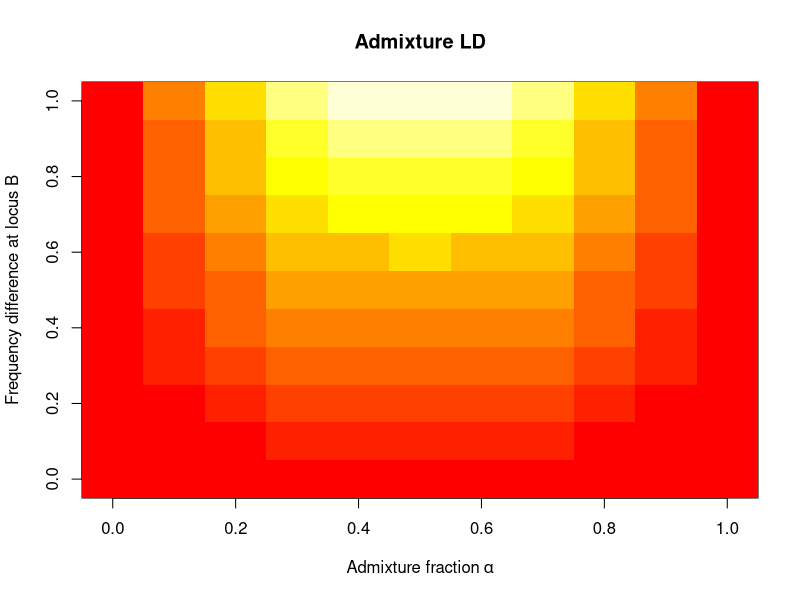
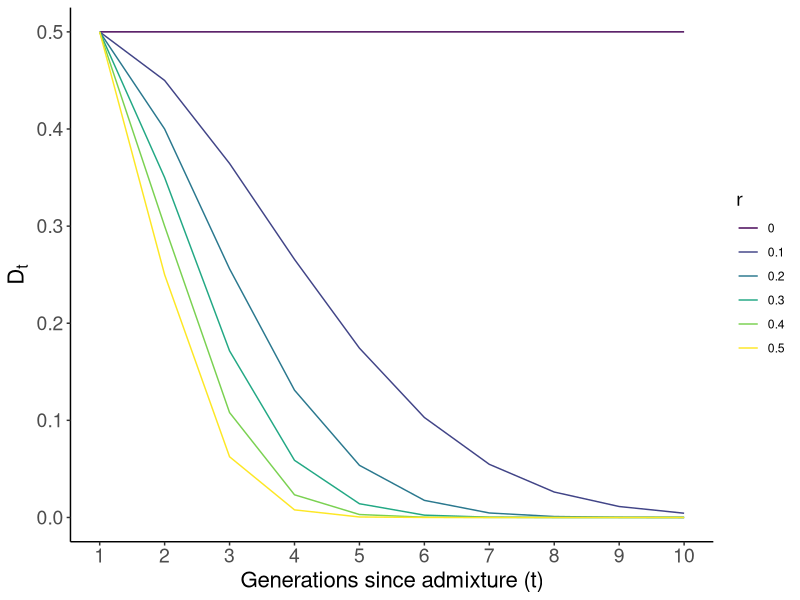

These charts were generated, in order, by the following R code:
## ---- chunk 1

#create matrix to store D
dmat = matrix(NA, nrow = 11, ncol = 11)
alpha = seq(0, 1, 0.1) # range of values of admixture fraction
fdiff = seq(0, 1, 0.1) # range of values of frequency difference at locus A. assume difference at locus B is 1.

for(i in 1:11){
  for(j in 1:11){
    dmat[i,j] = alpha[i]*(1 - alpha[i]) * 1 * fdiff[j]
  }
}

image(dmat, main = "Admixture LD", col = heat.colors(12), 
      xlab = bquote("Admixture fraction"~alpha), ylab = "Frequency difference at locus B")


## ---- chunk 2

suppressPackageStartupMessages(library(ggplot2))

#range of values of r (recombination fraction)
r = seq(0, 0.5, 0.1)
dtmat = matrix(NA, nrow = 6, ncol = 10) # matrix to store values of dt

for(i in 1:6){
  dt = 0.5
  for(j in 1:10){
    dtmat[i,j] = dt
    dt = dt*(1 -r[i])^j
  }
}

dtmat = reshape2::melt(dtmat)

colnames(dtmat) = c("r","g","Dt")
dtmat$r = (dtmat$r - 1)/10

ggplot(dtmat, 
       aes(g, Dt, group = r, 
           color = as.factor(r)))+
  geom_line()+
  theme_classic()+
  theme(axis.text = element_text(size = 14),
        axis.title = element_text(size = 16),
        legend.title = element_text(size = 14))+
  scale_color_viridis_d()+
  scale_x_continuous(breaks = c(1:10))+
  labs(x = "Generations since admixture (t)",
       y = bquote(D[t]),
       color = "r")

